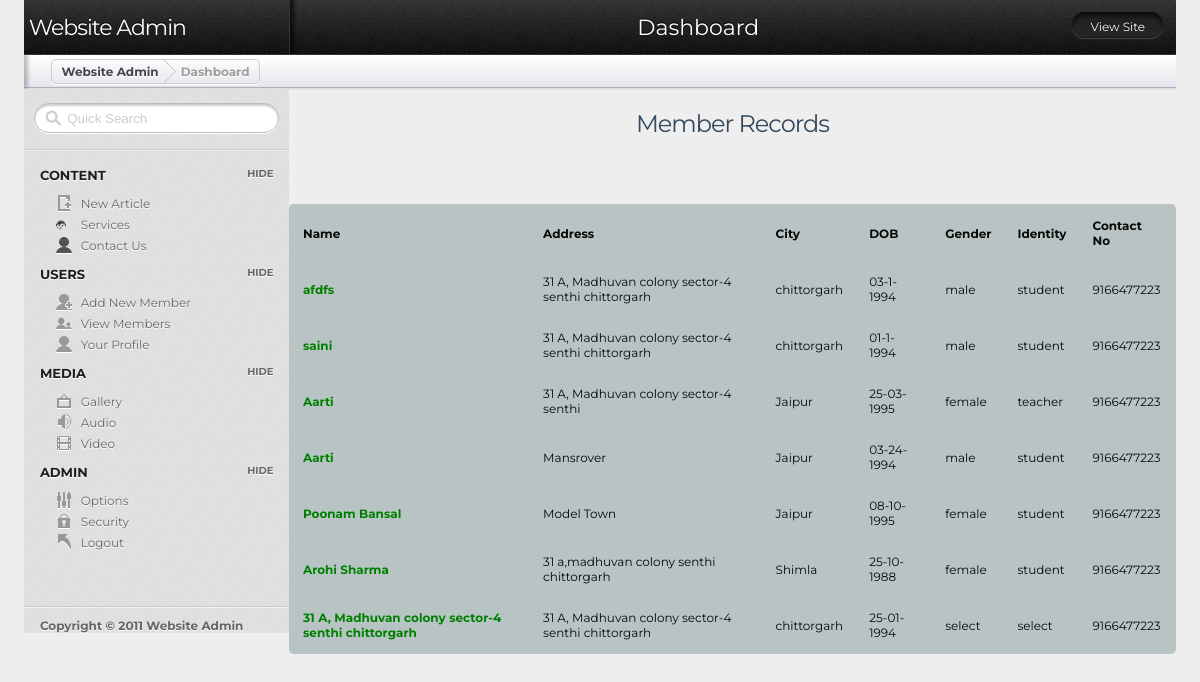
The page /admin/user_record.php (signed in) on the database its author committed.
### tables this page shows
CREATE TABLE IF NOT EXISTS `user_registration` (
  `id` int(100) NOT NULL AUTO_INCREMENT,
  `name` varchar(255) NOT NULL,
  `address` text NOT NULL,
  `email` varchar(255) NOT NULL,
  `city` varchar(100) NOT NULL,
  `password` varchar(100) NOT NULL,
  `dob` varchar(100) NOT NULL,
  `gender` varchar(100) NOT NULL,
  `identity` varchar(100) NOT NULL,
  `phone` bigint(100) NOT NULL,
  PRIMARY KEY (`id`)
);

### admin/user_record.php (the view, shortened to what this page needs)
  <?php
include 'header.php';
include 'sidebar.php';
?>
<!DOCTYPE html>
<html >
<head>
  <link rel="stylesheet" href="https://cdnjs.cloudflare.com/ajax/libs/normalize/5.0.0/normalize.min.css">
      <link rel="stylesheet" href="css/style.css">
</head>
<body>
  <h1 style="padding-bottom: 50px">Member Records</h1>
<table style="margin: auto;" class="rwd-table" >
  <tr>
    <th>Name</th>
    <th>Address</th>
    <th>City</th>
    <th>DOB</th>
    <th>Gender</th>
    <th>Identity</th>
    <th>Contact No</th>
  </tr>
  <?php
$sql_query = mysql_query("select * from user_registration order by id asc");
while($fetch = mysql_fetch_assoc($sql_query))
{
?>
<tr>
<td><b><font color="green"><?php echo $fetch['name']; ?></font></b></td>
<td><?php echo $fetch['address']; ?></td>
<td><?php echo $fetch['city']; ?></td>
<td><?php echo $fetch['dob']; ?></td>
<td><?php echo $fetch['gender']; ?></td>
<td><?php echo $fetch['identity']; ?></td>
<td><?php echo $fetch['phone']; ?></td>
</tr>
<?php } ?>
</table>
</body>
</html>

### admin/header.php (shortened to what this page needs)
<!doctype html>
<html lang="en">
<head>
	<link rel="stylesheet" href="css/layout.css" type="text/css" media="screen" />
</head>
<body>
	<header id="header">
		<hgroup>
			<h1 class="site_title"><a href="#">Website Admin</a></h1>
			<h2 class="section_title">Dashboard</h2><div class="btn_view_site"><a href="http://localhost/school/">View Site</a></div>
		</hgroup>
	</header>
	<section id="secondary_bar">
		<div class="breadcrumbs_container">
			<article class="breadcrumbs"><a href="index.html">Website Admin</a> <div class="breadcrumb_divider"></div> <a class="current">Dashboard</a></article>
		</div>
	</section>

### admin/sidebar.php
<aside id="sidebar" class="column">
		<form class="quick_search">
			<input type="text" value="Quick Search" onfocus="if(!this._haschanged){this.value=''};this._haschanged=true;">
		</form>
		<hr/>
		<h3>Content</h3>
		<ul class="toggle">
			<li class="icn_new_article"><a href="http://localhost/school/admin/dashboard.php#post">New Article</a></li>
			<li class="icn_categories"><a href="#">Services</a></li>
			<li class="icn_tags"><a href="contact.php">Contact Us</a></li>
		</ul>
		<h3>Users</h3>
		<ul class="toggle">
			<li class="icn_add_user"><a href="http://localhost/school/admin/new_user.php">Add New Member</a></li>
			<li class="icn_view_users"><a href="http://localhost/school/admin/user_record.php">View Members</a></li>
			<li class="icn_profile"><a href="profile.php">Your Profile</a></li>
		</ul>
		<h3>Media</h3>
		<ul class="toggle">
			<li class="icn_photo"><a href="http://localhost/school/admin/media.php">Gallery</a></li>
			<li class="icn_audio"><a href="#">Audio</a></li>
			<li class="icn_video"><a href="#">Video</a></li>
		</ul>
		<h3>Admin</h3>
		<ul class="toggle">
			<li class="icn_settings"><a href="#">Options</a></li>
			<li class="icn_security"><a href="#">Security</a></li>
			<li class="icn_jump_back"><a href="logout.php">Logout</a></li>
		</ul>
		<footer>
			<hr />
			<p><strong>Copyright &copy; 2011 Website Admin</strong></p>
		</footer>
	</aside>

### admin/css/style.css (style rules this page uses)
.rwd-table { margin: 1em 0; min-width: 300px; }
.rwd-table tr { border-top: 1px solid #ddd; border-bottom: 1px solid #ddd; }
.rwd-table th { display: none; }
.rwd-table td { display: block; }
.rwd-table td:first-child { padding-top: .5em; }
.rwd-table td:last-child { padding-bottom: .5em; }
.rwd-table td:before { content: attr(data-th) ": "; font-weight: bold; width: 6.5em; display: inline-block; }
@media (min-width: 480px) { .rwd-table td:before { display: none; } }
.rwd-table th, .rwd-table td { text-align: left; }
@media (min-width: 480px) { .rwd-table th, .rwd-table td { display: table-cell; padding: .25em .5em; } }
@media (min-width: 480px) { .rwd-table th:first-child, .rwd-table td:first-child { padding-left: 0; } }
@media (min-width: 480px) { .rwd-table th:last-child, .rwd-table td:last-child { padding-right: 0; } }
body { padding: 0 2em; font-family: Montserrat, sans-serif; -webkit-font-smoothing: antialiased; text-rendering: optimizeLegibility; color: #444; background: #eee; }
h1 { font-weight: normal; letter-spacing: -1px; color: #34495E; text-align: center; }
.rwd-table { background: #B8C4C4; color: #080808; border-radius: .4em; overflow: hidden; }
.rwd-table tr { border-color: #46637f; }
.rwd-table th, .rwd-table td { margin: .5em 1em; }
@media (min-width: 480px) { .rwd-table th, .rwd-table td { padding: 1em !important; } }
.rwd-table th, .rwd-table td:before { color: #080808; }

### rows shown on the page
user_registration: name "afdfs", address "31 A, Madhuvan colony sector-4 senthi chittorgarh", city "chittorgarh", dob "03-1-1994", gender "male", identity "student", phone "9166477223"
user_registration: name "saini", address "31 A, Madhuvan colony sector-4 senthi chittorgarh", city "chittorgarh", dob "01-1-1994", gender "male", identity "student", phone "9166477223"
user_registration: name "Aarti", address "31 A, Madhuvan colony sector-4 senthi", city "Jaipur", dob "25-03-1995", gender "female", identity "teacher", phone "9166477223"
user_registration: name "Aarti", address "Mansrover", city "Jaipur", dob "03-24-1994", gender "male", identity "student", phone "9166477223"
user_registration: name "Poonam Bansal", address "Model Town", city "Jaipur", dob "08-10-1995", gender "female", identity "student", phone "9166477223"
user_registration: name "Arohi Sharma", address "31 a,madhuvan colony senthi chittorgarh", city "Shimla", dob "25-10-1988", gender "female", identity "student", phone "9166477223"
user_registration: name "31 A, Madhuvan colony sector-4 senthi chittorgarh", address "31 A, Madhuvan colony sector-4 senthi chittorgarh", city "chittorgarh", dob "25-01-1994", gender "select", identity "select", phone "9166477223"
